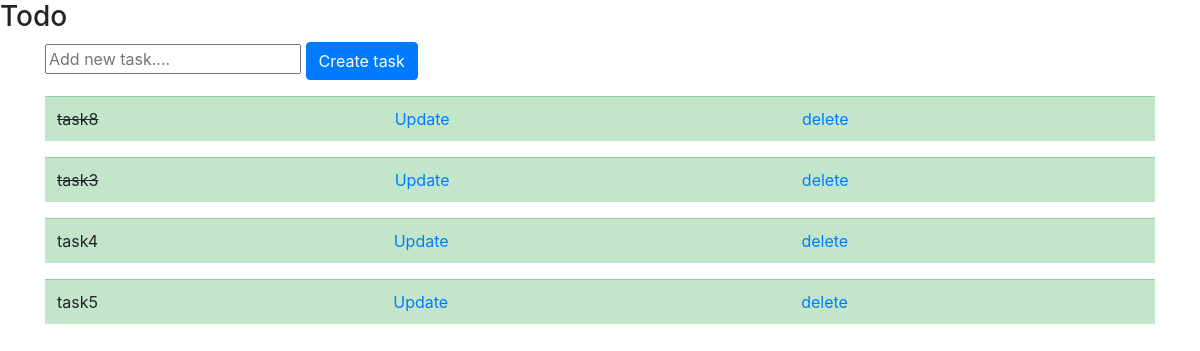
Before: / with the older database file.
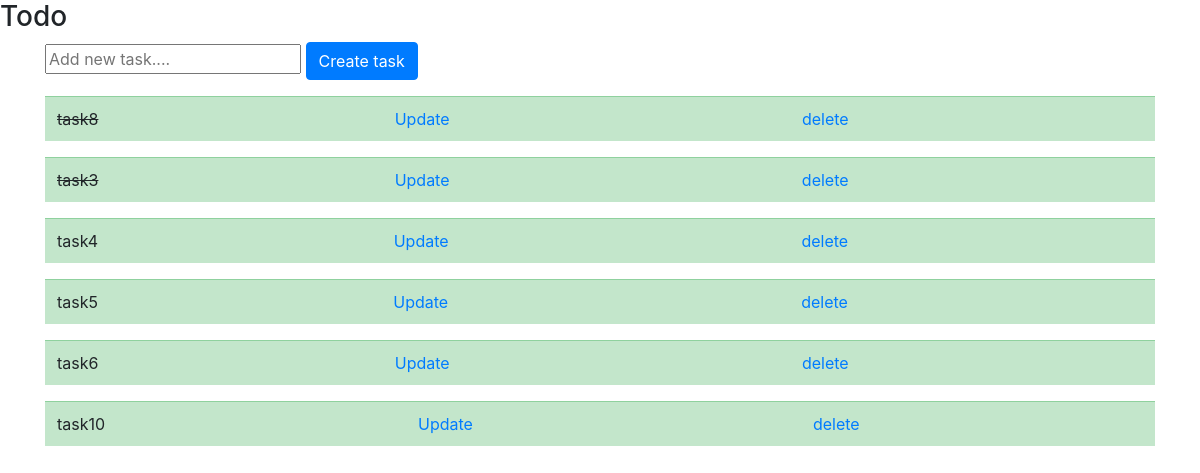
After: the same page with the newer database file.
### tasks/models.py (models this page shows)
class Task(models.Model):
    title=models.CharField(max_length=200)
    complete=models.BooleanField(default=False)
    created=models.DateTimeField(auto_now_add=True)
    def __str__(self):
        return self.title

### tasks/views.py (the view)
# urls.py: path('', views.index,name="list"),
def index(request):
   tasks=Task.objects.all()
   form=TaskForm()
   if request.method=="POST":
      form=TaskForm(request.POST)
      if form.is_valid():
         form.save()
      return redirect('/')
   contest = {'tasks':tasks,'form':form}
   return render(request,'tasks/list.html',contest)

### tasks/forms.py
class TaskForm(forms.ModelForm):
    title=forms.CharField(widget=forms.TextInput(attrs={'placeholder':'Add new task....'}))
    class Meta:
        model=Task
        fields='__all__'

### tasks/templates/tasks/list.html (shortened to what this page needs)
<link rel="stylesheet" href="https://cdn.jsdelivr.net/npm/bootstrap@4.4.1/dist/css/bootstrap.min.css">
<h3>Todo</h3>
<form method="POST" action="/">
    <div class="container-sm">
        {{form.title}}
        <button type="submit" class="btn btn-primary">Create task</button>
    </div>
</form>
{% for task in tasks %}
<div class="container-sm">
<table class="table table-hover table-success">
   <td>
    {% if task.complete == True %}
    <strike>{{task}}</strike>
    {% else %}
    <span>{{task}}</span>
    {% endif %}
   </td>
   <td><a href="{% url 'updatetask' task.id %}">Update</a></td>
   <td><a href="{% url 'deletetask' task.id %}">delete</a></td>
</table>
</div>
{% endfor %}

Changed rows visible on the page:
added Task: title "task6"
added Task: title "task10"
